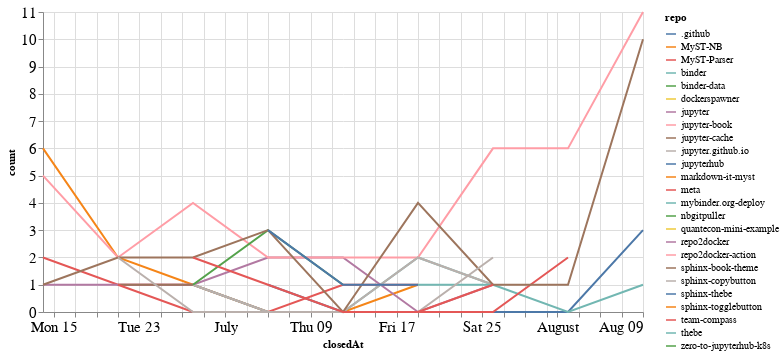

Notebook source saved alongside this figure:
### Code cell
closed_by_time = closed_by.groupby('repo').resample('W', on='closedAt').count()['author'].reset_index()
closed_by_time = closed_by_time.rename(columns={'author': 'count'})

alt.Chart(closed_by_time, width=600).mark_line().encode(
    x='closedAt',
    y='count',
    color='repo',
    tooltip="repo"
)

### Figure 1 — Vega-Lite specification as saved in the notebook (floating-point values rounded to 4 significant figures)
{"config": {"axisLeft": {"labelFontSize": 15}, "axisBottom": {"labelFontSize": 15}}, "data": {"name": "data-104bdd6e31118a0c97a7e877b735b75a"}, "mark": "line", "encoding": {"color": {"type": "nominal", "field": "repo"}, "tooltip": {"type": "nominal", "field": "repo"}, "x": {"type": "temporal", "field": "closedAt"}, "y": {"type": "quantitative", "field": "count"}}, "width": 600, "$schema": "https://vega.github.io/schema/vega-lite/v4.8.1.json", "datasets": {"data-104bdd6e31118a0c97a7e877b735b75a": [{"repo": ".github", "closedAt": "2020-07-05T00:00:00", "count": 1}, {"repo": ".github", "closedAt": "2020-07-12T00:00:00", "count": 0}, {"repo": ".github", "closedAt": "2020-07-19T00:00:00", "count": 0}, {"repo": ".github", "closedAt": "2020-07-26T00:00:00", "count": 0}, {"repo": ".github", "closedAt": "2020-08-02T00:00:00", "count": 0}, {"repo": ".github", "closedAt": "2020-08-09T00:00:00", "count": 3}, {"repo": "MyST-NB", "closedAt": "2020-06-14T00:00:00", "count": 6}, {"repo": "MyST-NB", "closedAt": "2020-06-21T00:00:00", "count": 2}, {"repo": "MyST-NB", "closedAt": "2020-06-28T00:00:00", "count": 1}, {"repo": "MyST-NB", "closedAt": "2020-07-05T00:00:00", "count": 0}, {"repo": "MyST-NB", "closedAt": "2020-07-12T00:00:00", "count": 0}, {"repo": "MyST-NB", "closedAt": "2020-07-19T00:00:00", "count": 1}, {"repo": "MyST-Parser", "closedAt": "2020-06-14T00:00:00", "count": 2}, {"repo": "MyST-Parser", "closedAt": "2020-06-21T00:00:00", "count": 1}, {"repo": "MyST-Parser", "closedAt": "2020-06-28T00:00:00", "count": 1}, {"repo": "MyST-Parser", "closedAt": "2020-07-05T00:00:00", "count": 0}, {"repo": "MyST-Parser", "closedAt": "2020-07-12T00:00:00", "count": 1}, {"repo": "MyST-Parser", "closedAt": "2020-07-19T00:00:00", "count": 1}, {"repo": "binder", "closedAt": "2020-06-28T00:00:00", "count": 1}, {"repo": "binder", "closedAt": "2020-07-05T00:00:00", "count": 0}, {"repo": "binder", "closedAt": "2020-07-12T00:00:00", "count": 0}, {"repo": "binder", "closedAt": "2020-07-19T00:00:00", "count": 2}, {"repo": "binder", "closedAt": "2020-07-26T00:00:00", "count": 1}, {"repo": "binder", "closedAt": "2020-08-02T00:00:00", "count": 0}, {"repo": "binder", "closedAt": "2020-08-09T00:00:00", "count": 1}, {"repo": "binder-data", "closedAt": "2020-06-21T00:00:00", "count": 1}, {"repo": "dockerspawner", "closedAt": "2020-06-28T00:00:00", "count": 2}, {"repo": "jupyter", "closedAt": "2020-06-14T00:00:00", "count": 1}, {"repo": "jupyter", "closedAt": "2020-06-21T00:00:00", "count": 1}, {"repo": "jupyter", "closedAt": "2020-06-28T00:00:00", "count": 1}, {"repo": "jupyter", "closedAt": "2020-07-05T00:00:00", "count": 2}, {"repo": "jupyter", "closedAt": "2020-07-12T00:00:00", "count": 2}, {"repo": "jupyter", "closedAt": "2020-07-19T00:00:00", "count": 0}, {"repo": "jupyter", "closedAt": "2020-07-26T00:00:00", "count": 1}, {"repo": "jupyter-book", "closedAt": "2020-06-14T00:00:00", "count": 5}, {"repo": "jupyter-book", "closedAt": "2020-06-21T00:00:00", "count": 2}, {"repo": "jupyter-book", "closedAt": "2020-06-28T00:00:00", "count": 4}, {"repo": "jupyter-book", "closedAt": "2020-07-05T00:00:00", "count": 2}, {"repo": "jupyter-book", "closedAt": "2020-07-12T00:00:00", "count": 2}, {"repo": "jupyter-book", "closedAt": "2020-07-19T00:00:00", "count": 2}, {"repo": "jupyter-book", "closedAt": "2020-07-26T00:00:00", "count": 6}, {"repo": "jupyter-book", "closedAt": "2020-08-02T00:00:00", "count": 6}, {"repo": "jupyter-book", "closedAt": "2020-08-09T00:00:00", "count": 11}, {"repo": "jupyter-cache", "closedAt": "2020-06-21T00:00:00", "count": 1}, {"repo": "jupyter-cache", "closedAt": "2020-06-28T00:00:00", "count": 1}, {"repo": "jupyter.github.io", "closedAt": "2020-06-28T00:00:00", "count": 1}, {"repo": "jupyter.github.io", "closedAt": "2020-07-05T00:00:00", "count": 0}, {"repo": "jupyter.github.io", "closedAt": "2020-07-12T00:00:00", "count": 0}, {"repo": "jupyter.github.io", "closedAt": "2020-07-19T00:00:00", "count": 2}, {"repo": "jupyter.github.io", "closedAt": "2020-07-26T00:00:00", "count": 1}, {"repo": "jupyterhub", "closedAt": "2020-07-12T00:00:00", "count": 1}, {"repo": "markdown-it-myst", "closedAt": "2020-08-09T00:00:00", "count": 1}, {"repo": "meta", "closedAt": "2020-06-21T00:00:00", "count": 1}, {"repo": "meta", "closedAt": "2020-06-28T00:00:00", "count": 0}, {"repo": "meta", "closedAt": "2020-07-05T00:00:00", "count": 0}, {"repo": "meta", "closedAt": "2020-07-12T00:00:00", "count": 0}, {"repo": "meta", "closedAt": "2020-07-19T00:00:00", "count": 0}, {"repo": "meta", "closedAt": "2020-07-26T00:00:00", "count": 0}, {"repo": "meta", "closedAt": "2020-08-02T00:00:00", "count": 2}, {"repo": "mybinder.org-deploy", "closedAt": "2020-07-19T00:00:00", "count": 1}, {"repo": "mybinder.org-deploy", "closedAt": "2020-07-26T00:00:00", "count": 1}, {"repo": "nbgitpuller", "closedAt": "2020-06-28T00:00:00", "count": 1}, {"repo": "nbgitpuller", "closedAt": "2020-07-05T00:00:00", "count": 3}, {"repo": "nbgitpuller", "closedAt": "2020-07-12T00:00:00", "count": 1}, {"repo": "quantecon-mini-example", "closedAt": "2020-06-21T00:00:00", "count": 1}, {"repo": "repo2docker", "closedAt": "2020-06-14T00:00:00", "count": 1}, {"repo": "repo2docker-action", "closedAt": "2020-07-26T00:00:00", "count": 1}, {"repo": "sphinx-book-theme", "closedAt": "2020-06-14T00:00:00", "count": 1}, {"repo": "sphinx-book-theme", "closedAt": "2020-06-21T00:00:00", "count": 2}, {"repo": "sphinx-book-theme", "closedAt": "2020-06-28T00:00:00", "count": 2}, {"repo": "sphinx-book-theme", "closedAt": "2020-07-05T00:00:00", "count": 3}, {"repo": "sphinx-book-theme", "closedAt": "2020-07-12T00:00:00", "count": 0}, {"repo": "sphinx-book-theme", "closedAt": "2020-07-19T00:00:00", "count": 4}, {"repo": "sphinx-book-theme", "closedAt": "2020-07-26T00:00:00", "count": 1}, {"repo": "sphinx-book-theme", "closedAt": "2020-08-02T00:00:00", "count": 1}, {"repo": "sphinx-book-theme", "closedAt": "2020-08-09T00:00:00", "count": 10}, {"repo": "sphinx-copybutton", "closedAt": "2020-06-21T00:00:00", "count": 2}, {"repo": "sphinx-copybutton", "closedAt": "2020-06-28T00:00:00", "count": 0}, {"repo": "sphinx-copybutton", "closedAt": "2020-07-05T00:00:00", "count": 0}, {"repo": "sphinx-copybutton", "closedAt": "2020-07-12T00:00:00", "count": 0}, {"repo": "sphinx-copybutton", "closedAt": "2020-07-19T00:00:00", "count": 0}, {"repo": "sphinx-copybutton", "closedAt": "2020-07-26T00:00:00", "count": 2}, {"repo": "sphinx-thebe", "closedAt": "2020-07-05T00:00:00", "count": 3}, {"repo": "sphinx-thebe", "closedAt": "2020-07-12T00:00:00", "count": 1}, {"repo": "sphinx-thebe", "closedAt": "2020-07-19T00:00:00", "count": 1}, {"repo": "sphinx-togglebutton", "closedAt": "2020-08-09T00:00:00", "count": 3}, {"repo": "team-compass", "closedAt": "2020-06-28T00:00:00", "count": 2}, {"repo": "team-compass", "closedAt": "2020-07-05T00:00:00", "count": 1}, {"repo": "team-compass", "closedAt": "2020-07-12T00:00:00", "count": 0}, {"repo": "team-compass", "closedAt": "2020-07-19T00:00:00", "count": 0}, {"repo": "team-compass", "closedAt": "2020-07-26T00:00:00", "count": 1}, {"repo": "thebe", "closedAt": "2020-07-12T00:00:00", "count": 1}, {"repo": "zero-to-jupyterhub-k8s", "closedAt": "2020-07-05T00:00:00", "count": 1}]}}
